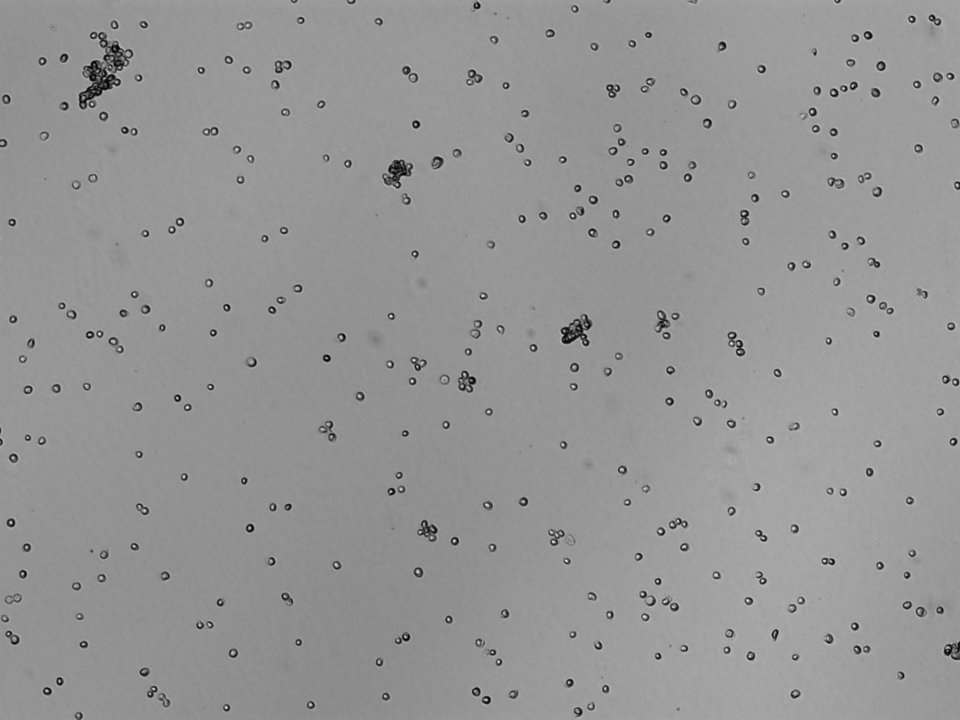
#> input picture exercises/ex5-BLOBAnalysis/data/Sample E2 - U2OS AP channel.tiff, 1920 x 1440 px, given in place of lego_4_small.png, which was not available (shown at 1/2 size); the run also reads 1 picture not shown here
$ jupyter execute --allow-errors Ex5-BlobAnalysis.ipynb   (text cells are left out)
#> lines starting #> are read from the running program, lines starting #| are printed output that depends on the picture; after the words box and inside, x2 and y2 are one past the last pixel; in counts of white or black regions, pixels touching at a corner belong together; pictures that were not available may be replaced by others from this repository, and a replacement may not be noted
[cell 1]
from skimage import io, color, morphology
from skimage.util import img_as_float, img_as_ubyte
import matplotlib.pyplot as plt
import numpy as np
import math
from skimage.filters import threshold_otsu
from skimage import segmentation
from skimage import measure
from skimage.color import label2rgb
import cv2

[cell 2]
def show_comparison(original, modified, modified_name):
    fig, (ax1, ax2) = plt.subplots(ncols=2, figsize=(8, 4), sharex=True,
                                   sharey=True)
    ax1.imshow(original)
    ax1.set_title('Original')
    ax1.axis('off')
    ax2.imshow(modified)
    ax2.set_title(modified_name)
    ax2.axis('off')
    io.show()

[cell 3]
im_org = cv2.imread('lego_4_small.png', cv2.IMREAD_GRAYSCALE)
#> im_org is the input picture: shape (1440, 1920); min 0, max 255, mean 149
thresh = threshold_otsu(im_org)
#> thresh = 108
ret, bin_img = cv2.threshold(im_org, thresh, 255, cv2.THRESH_BINARY)
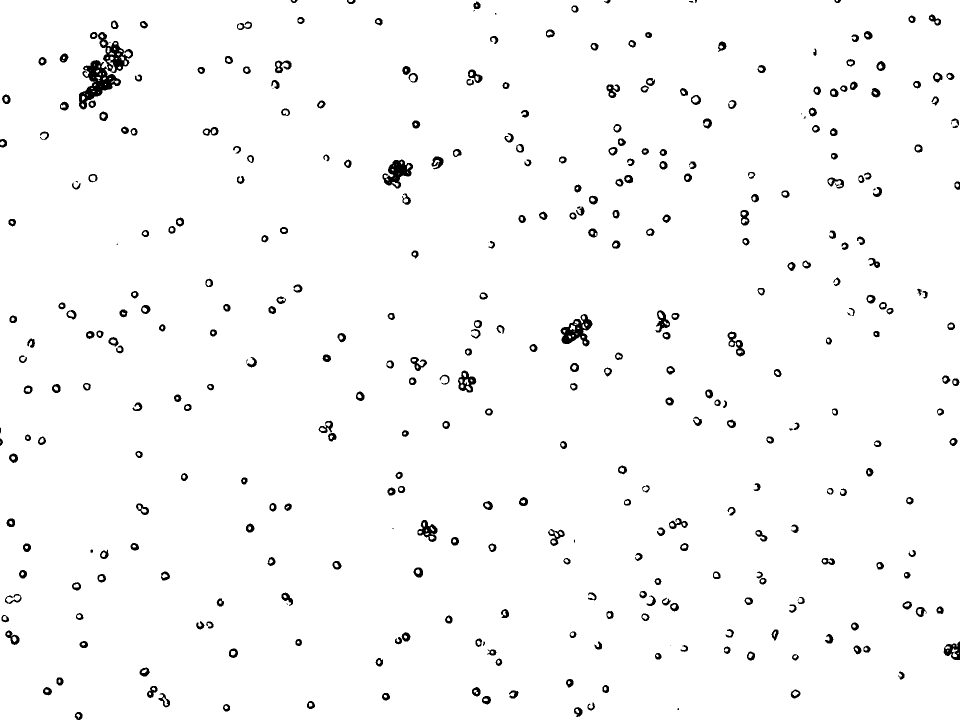
#> bin_img: shape (1440, 1920) (shown at 1/2 size); 97.6% white; 371 black regions (23 under 20 px), largest, box (x1, y1, x2, y2) and area: (158, 120, 242, 219) 3351, (196, 64, 266, 146) 2138, (1121, 628, 1185, 693) 1981
#> ret = 108
show_comparison(im_org, bin_img, 'Threshold image')
#> in show_comparison, `io.show()`:
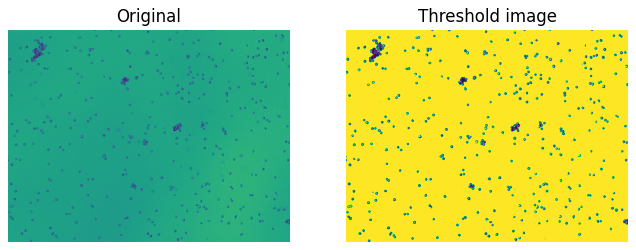
#> figure drawn by matplotlib, 2 panels

[cell 4]
segmentation.clear_border(bin_img)

[cell 5]
from skimage.morphology import erosion, dilation, opening, closing, disk

footprint = disk(5)

img_close = closing(bin_img, footprint)
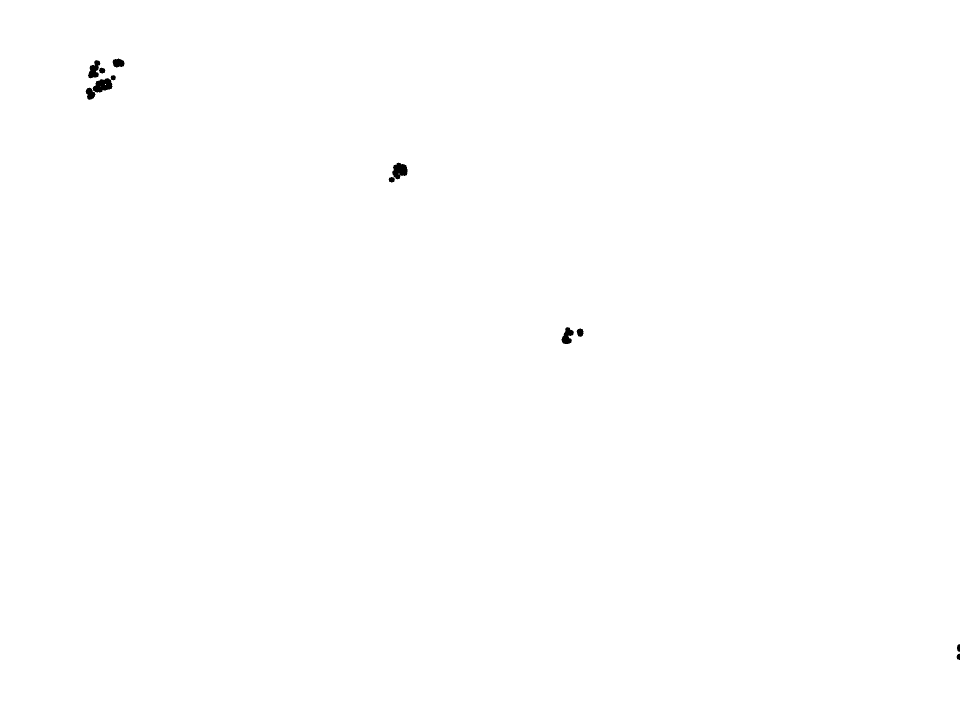
#> img_close: shape (1440, 1920) (shown at 1/2 size); 99.9% white; 12 black regions, largest, box (x1, y1, x2, y2) and area: (185, 156, 225, 185) 766, (784, 325, 815, 359) 709, (176, 120, 201, 157) 532
show_comparison(bin_img, img_close, 'closing')
#> call 2 of show_comparison, with modified_name = 'closing'
#> in show_comparison (call 2), `io.show()`:
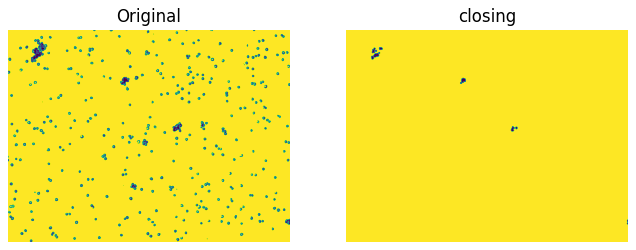
#> figure drawn by matplotlib, 2 panels

img_open = opening(img_close, footprint)
#> img_open: shape (1440, 1920); 99.9% white; 5 black regions, box (x1, y1, x2, y2) and area: (171, 120, 232, 200) 2018, (777, 325, 815, 365) 856, (1123, 654, 1167, 688) 751, (225, 117, 249, 135) 325, (1913, 1288, 1920, 1320) 160
show_comparison(img_close, img_open, 'opening')

[cell 6]
label_img = measure.label(img_open)
#> label_img: shape (1440, 1920) int64; values 0 (black) and 1 (white), 99.9% white; 5 black regions
n_labels = label_img.max()
#> n_labels = 1
print(f"Number of labels: {n_labels}")
#| Number of labels: 1

[cell 7]
labeled_image = label2rgb(label_img, image=img_open, bg_label=0)
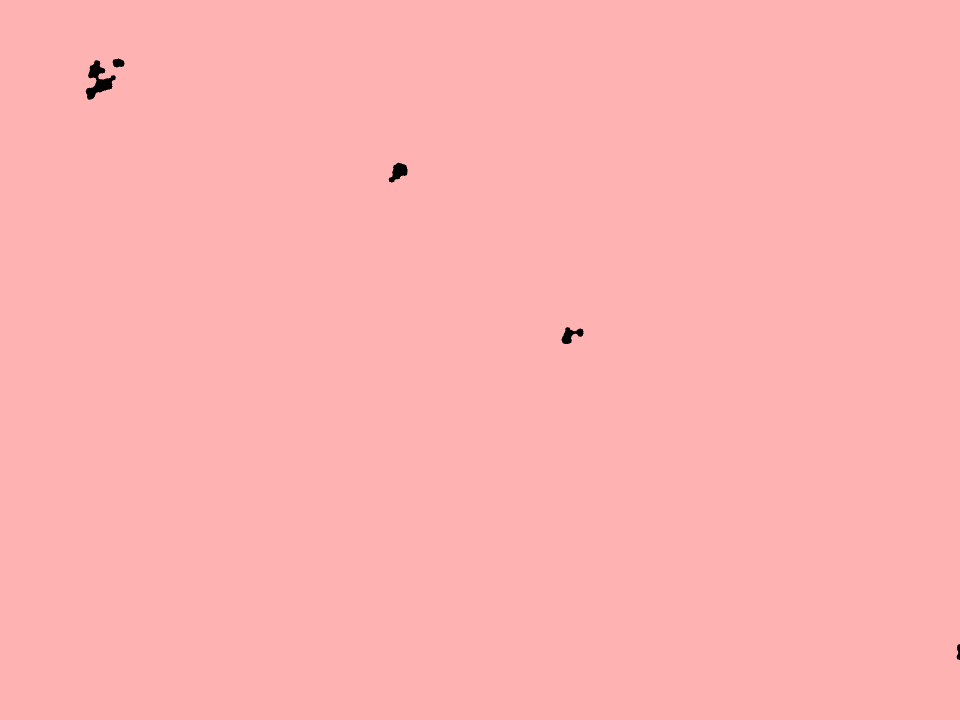
#> labeled_image: shape (1440, 1920, 3) float64 (shown at 1/2 size); mean R, G, B 0.999, 0.699, 0.699
show_comparison(img_open, labeled_image, 'Labeled image')

[cell 8]
region_props = measure.regionprops(label_img)
#> region_props = 1 regions; box (x1, y1, x2, y2) and area: (0, 0, 1920, 1440) 2760690
areas = np.array([prop.area for prop in region_props])
#> areas = [2760690]
plt.hist(areas, bins=50)
plt.show()
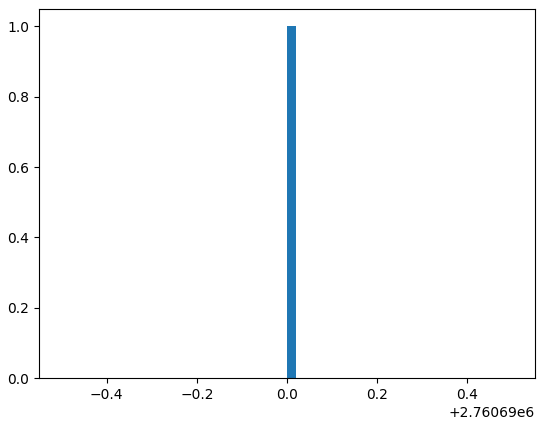
#> figure drawn by matplotlib, 1 panel; tallest bar 1 high, from x = 2760690 to 2760690

[cell 9]
in_dir = "exercises/ex5-BLOBAnalysis/data/"
#> (the rest of this cell did not finish here and is left out)

#> (a cell that did not finish here is left out)

#> (a cell that did not finish here is left out)

#> (a cell that did not finish here is left out)

#> (a cell that did not finish here is left out)

[cell 14]
region_props = measure.regionprops(label_img)
print(region_props[0].area)
#| 2760690.0
areas = np.array([prop.area for prop in region_props])
plt.hist(areas, bins=20)
io.show()
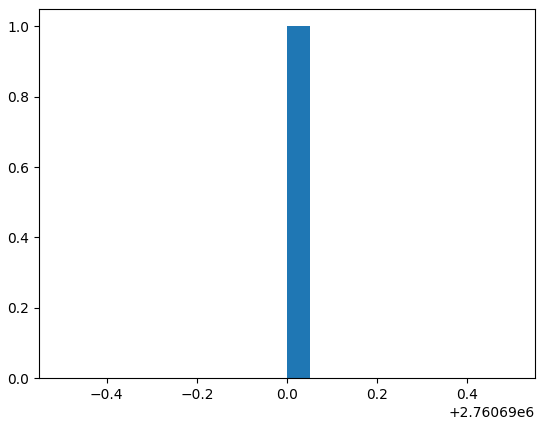
#> figure drawn by matplotlib, 1 panel; tallest bar 1 high, from x = 2760690 to 2760690

[cell 15]
min_area = 50
max_area = 150

# Create a copy of the label_img
label_img_filter = label_img
for region in region_props:
	# Find the areas that do not fit our criteria
	if region.area > max_area or region.area < min_area:
		# set the pixels in the invalid areas to background
		for cords in region.coords:
			label_img_filter[cords[0], cords[1]] = 0
#> this loop made 1 pass
#> label_img_filter: shape (1440, 1920) int64; every value is 0
# Create binary image from the filtered label image
i_area = label_img_filter > 0
#> i_area: shape (1440, 1920) bool; every value is 0
#> (the rest of this cell did not finish here and is left out)

[cell 16]
perimeters = np.array([prop.perimeter for prop in region_props])
#> perimeters = [7428.3]
plt.scatter(areas, perimeters)
plt.xlabel('Areas')
plt.ylabel('Perimeters')
io.show()
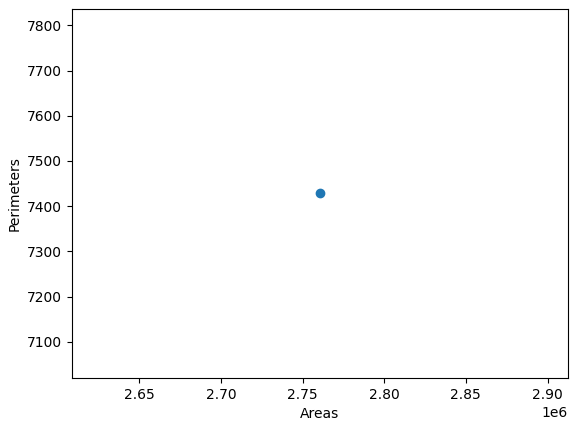
#> figure drawn by matplotlib, 1 panel

[cell 17]
circularity = np.array([4*math.pi*areas[i]/perimeters[i]**2 for i in range(len(areas))])
#> circularity = [0.629]
plt.hist(circularity, bins=10)
io.show()
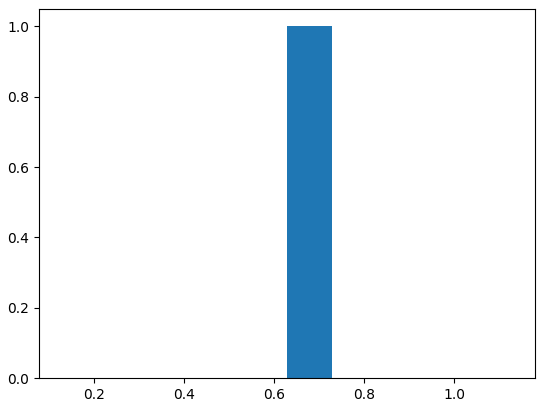
#> figure drawn by matplotlib, 1 panel; tallest bar 1 high, from x = 0.629 to 0.729
range_cir = 0.3
max_cir = 1 + range_cir
min_cir = 1 - range_cir
label_img_filter = label_img
for i in range(len(region_props)):
	# Find the areas that do not fit our criteria
	if circularity[i] > max_cir or circularity[i] < min_cir:
		# set the pixels in the invalid areas to background
		for cords in region_props[i].coords:
			label_img_filter[cords[0], cords[1]] = 0
# Create binary image from the filtered label image
i_area = label_img_filter > 0
#> (the rest of this cell did not finish here and is left out)

[cell 18]
plt.scatter(areas, circularity)
plt.xlabel('Area')
plt.ylabel('Circularity')
io.show()
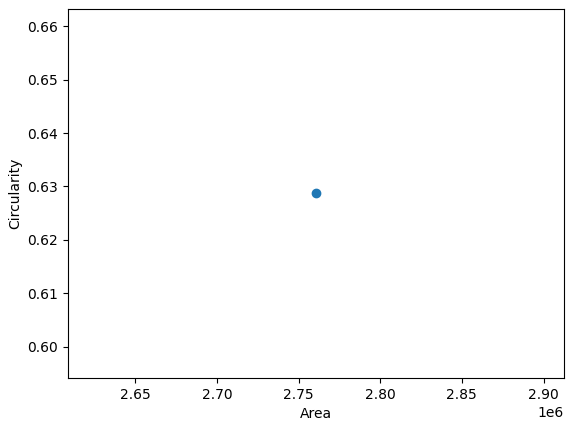
#> figure drawn by matplotlib, 1 panel
